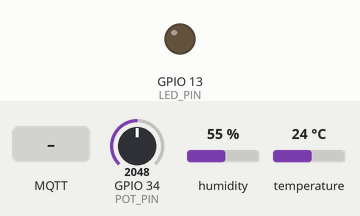
Recording of a sketch running on a simulated ESP32. On the bench: output pins drawn as LEDs (lit = HIGH). The test bench sets the inputs (shaded band); at power-on: GPIO 34 (POT_PIN) = 2048, humidity 55 %, temperature 24 °C. WiFi joins after 1.5 s; servers stay silent unless stated; no MQTT or app messages arrive unless stated; what the sketch prints to the serial monitor is not drawn.

Above: at 2.7 s.
2.8 s: MQTT message "true" arrives on the first subscribed topic
At 3.5 s:
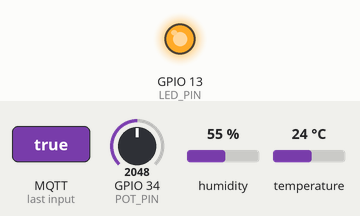
4.3 s: MQTT message "false" arrives on the first subscribed topic
At 4.6 s:
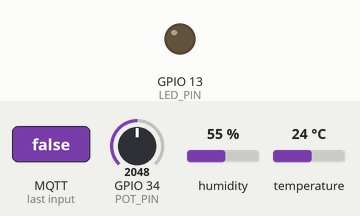
Timing chart, 0 to 7.3 s (numbered marks = the images above; inputs shaded):
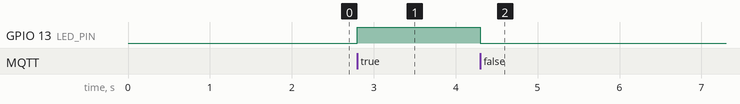

Measured:
- after the input at 2.8 s, GPIO 13 (LED_PIN): LOW → HIGH at once
- after the input at 4.3 s, GPIO 13 (LED_PIN): HIGH → LOW at once

The sketch:

sketch.ino
```cpp
#include <WiFi.h>
#include <PubSubClient.h>
#include <DHTesp.h>
#include <ArduinoJson.h>

// --- Pin Definitions ---
#define DHT_PIN 15
#define LED_PIN 13
#define POT_PIN 34

// --- WiFi & Public MQTT Broker Settings ---
// Wokwi provides a built-in virtual WiFi access point named "Wokwi-GUEST"
const char* ssid = "Wokwi-GUEST";
const char* password = "";

// We are using a free public MQTT broker for testing
const char* mqtt_server = "broker.hivemq.com";
const int mqtt_port = 1883;

// Topics
const char* telemetry_topic = "factory/machine_1/telemetry";
const char* control_topic = "factory/machine_1/control";

WiFiClient espClient;
PubSubClient client(espClient);
DHTesp dht;

unsigned long lastMsgTime = 0;
const long interval = 1000; // Send telemetry every 5 seconds

// --- 1. THE CALLBACK (When Node-RED sends data TO the ESP32) ---
void callback(char* topic, byte* payload, unsigned int length) {
  Serial.print("Message arrived on topic: ");
  Serial.println(topic);

  // Convert payload bytes to a string
  String messageTemp;
  for (int i = 0; i < length; i++) {
    messageTemp += (char)payload[i];
  }
  Serial.print("Received Command: ");
  Serial.println(messageTemp);

  // If we receive "ON", light up the LED. Otherwise, turn it off.
  if (String(topic) == control_topic) {
    if (messageTemp == "true") {
      digitalWrite(LED_PIN, HIGH);
      Serial.println("LED turned ON");
    } else if (messageTemp == "false") {
      digitalWrite(LED_PIN, LOW);
      Serial.println("LED turned OFF");
    }
  }
}

// --- Helper: Connecting to WiFi and MQTT ---
void setup_wifi() {
  delay(10);
  Serial.print("Connecting to WiFi: ");
  Serial.println(ssid);
  WiFi.begin(ssid, password);
  while (WiFi.status() != WL_CONNECTED) {
    delay(500);
    Serial.print(".");
  }
  Serial.println("\nWiFi connected!");
}

void reconnect() {
  while (!client.connected()) {
    Serial.print("Attempting MQTT connection...");
    // Generate a unique client ID based on ESP32 MAC Address
    String clientId = "ESP32Client-" + String(WiFi.macAddress());

    if (client.connect(clientId.c_str())) {
      Serial.println("connected!");
      // Subscribing to the control topic to receive remote commands
      client.subscribe(control_topic);
    } else {
      Serial.print("failed, rc=");
      Serial.print(client.state());
      Serial.println(" trying again in 5 seconds");
      delay(5000);
    }
  }
}

// --- 2. SETUP (Run Once) ---
void setup() {
  Serial.begin(115200);
  pinMode(LED_PIN, OUTPUT);
  pinMode(POT_PIN, INPUT);

  dht.setup(DHT_PIN, DHTesp::DHT22);
  setup_wifi();

  client.setServer(mqtt_server, mqtt_port);
  client.setCallback(callback); // Tell the client where to send incoming packets
}

// --- 3. LOOP (Run Continuously) ---
void loop() {
  if (!client.connected()) {
    reconnect();
  }
  client.loop(); // Keep the MQTT background connection alive

  unsigned long now = millis();
  if (now - lastMsgTime > interval) {
    lastMsgTime = now;

    // Read Sensors
    float humidity = dht.getHumidity();
    float temperature = dht.getTemperature();

    // Read Potentiometer and map 0-4095 ESP32 ADC range to a 0-100% dial
    int rawPot = analogRead(POT_PIN);
    int mappedLoad = map(rawPot, 0, 4095, 0, 100);

    // Create JSON payload
    StaticJsonDocument<200> doc;
    doc["temp"] = round(temperature * 10) / 10.0; // round to 1 decimal place
    doc["hum"] = round(humidity * 10) / 10.0;
    doc["load"] = mappedLoad;

    // Serialize JSON into a char array
    char jsonBuffer[512];
    serializeJson(doc, jsonBuffer);

    // Publish JSON string to the Broker
    Serial.print("Publishing telemetry: ");
    Serial.println(jsonBuffer);
    client.publish(telemetry_topic, jsonBuffer);
  }
}
```
